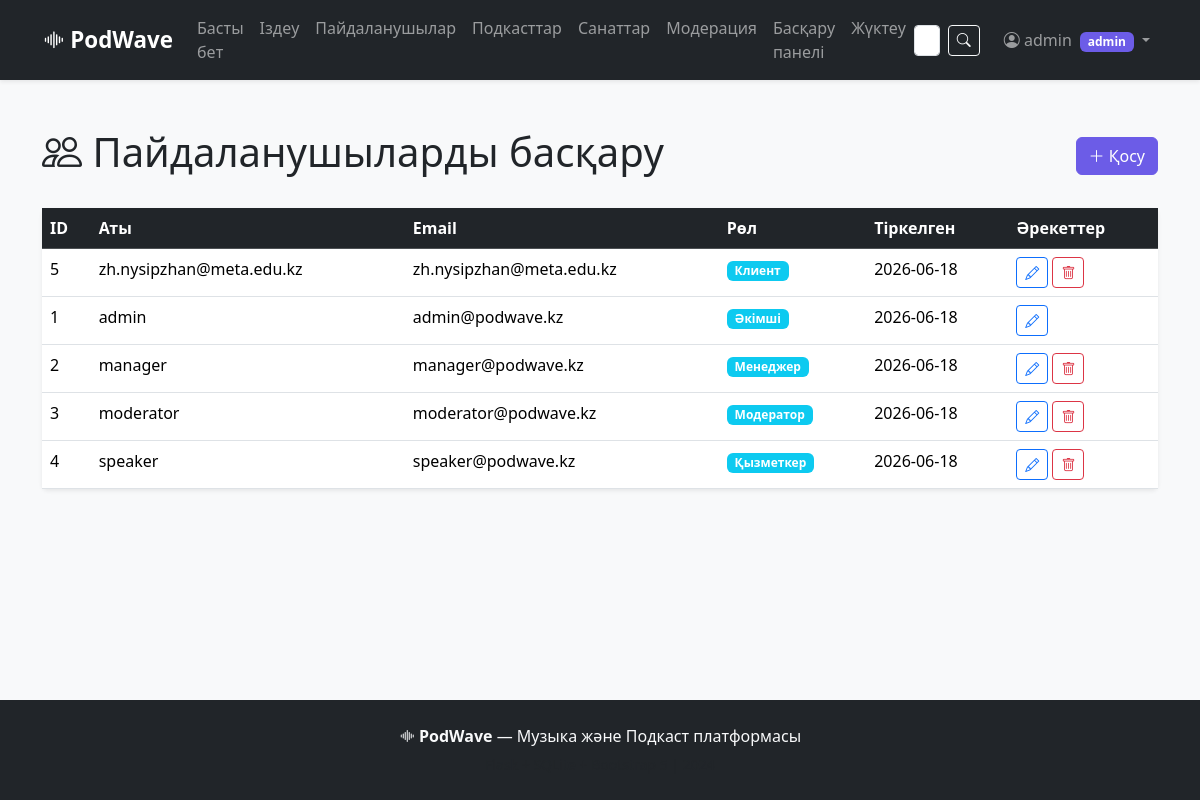
Page /admin/users (signed in) on the committed database.
### tables this page shows
CREATE TABLE users (
            id INTEGER PRIMARY KEY AUTOINCREMENT,
            username TEXT UNIQUE NOT NULL,
            email TEXT UNIQUE NOT NULL,
            password TEXT NOT NULL,
            role TEXT NOT NULL DEFAULT 'client',
            created_at TEXT NOT NULL
        );

### app.py (the view)
@app.route('/admin/users')
@role_required('admin')
def admin_users():
    db = get_db()
    users = db.execute('SELECT * FROM users ORDER BY created_at DESC').fetchall()
    return render_template('admin/users.html', users=users, roles=ROLES)

### app.py (called while the page is built)
def get_db():
    if 'db' not in g:
        g.db = sqlite3.connect(app.config['DATABASE'])
        g.db.row_factory = sqlite3.Row
        g.db.execute('PRAGMA foreign_keys = ON')
    return g.db

### templates/admin/users.html (shortened to what this page needs)
{% extends "base.html" %}
{% block content %}
<div class="container py-5">
    <div class="d-flex justify-content-between align-items-center mb-4">
        <h1><i class="bi bi-people"></i> Пайдаланушыларды басқару</h1>
        <a href="{{ url_for('admin_user_add') }}" class="btn btn-primary"><i class="bi bi-plus-lg"></i> Қосу</a>
    </div>
    <div class="card shadow-sm border-0">
        <div class="table-responsive">
            <table class="table table-hover mb-0">
                <thead class="table-dark">
                    <tr>
                        <th>ID</th>
                        <th>Аты</th>
                        <th>Email</th>
                        <th>Рөл</th>
                        <th>Тіркелген</th>
                        <th>Әрекеттер</th>
                    </tr>
                </thead>
                <tbody>
                    {% for u in users %}
                    <tr>
                        <td>{{ u.id }}</td>
                        <td>{{ u.username }}</td>
                        <td>{{ u.email }}</td>
                        <td><span class="badge bg-info">{{ roles.get(u.role, u.role) }}</span></td>
                        <td>{{ u.created_at[:10] }}</td>
                        <td>
                            <a href="{{ url_for('admin_user_edit', user_id=u.id) }}" class="btn btn-sm btn-outline-primary">
                                <i class="bi bi-pencil"></i>
                            </a>
                            {% if u.id != session.user_id %}
                            <form method="POST" action="{{ url_for('admin_user_delete', user_id=u.id) }}" class="d-inline" onsubmit="return confirm('Өшіруді растайсыз ба?')">
                                <button class="btn btn-sm btn-outline-danger"><i class="bi bi-trash"></i></button>
                            </form>
                            {% endif %}
                        </td>
                    </tr>
                    {% endfor %}
                </tbody>
            </table>
        </div>
    </div>
</div>
{% endblock %}

### templates/base.html (shortened to what this page needs)
<!DOCTYPE html>
<html lang="kk">
<head>
    <link href="https://cdn.jsdelivr.net/npm/bootstrap@5.3.3/dist/css/bootstrap.min.css" rel="stylesheet">
    <link href="https://cdn.jsdelivr.net/npm/bootstrap-icons@1.11.3/font/bootstrap-icons.min.css" rel="stylesheet">
    <link href="{{ url_for('static', filename='css/style.css') }}" rel="stylesheet">
</head>
<body>
    <nav class="navbar navbar-expand-lg navbar-dark bg-dark sticky-top shadow-sm">
        <div class="container">
            <a class="navbar-brand fw-bold" href="{{ url_for('index') }}">
                <i class="bi bi-soundwave"></i> PodWave
            </a>
            <div class="collapse navbar-collapse" id="navMain">
                <ul class="navbar-nav me-auto">
                    <li class="nav-item">
                        <a class="nav-link" href="{{ url_for('index') }}">Басты бет</a>
                    </li>
                    <li class="nav-item">
                        <a class="nav-link" href="{{ url_for('search') }}">Іздеу</a>
                    </li>
                    {% if session.get('role') == 'admin' %}
                    <li class="nav-item"><a class="nav-link" href="{{ url_for('admin_users') }}">Пайдаланушылар</a></li>
                    {% endif %}
                    {% if session.get('role') in ('manager', 'admin') %}
                    <li class="nav-item"><a class="nav-link" href="{{ url_for('manager_podcasts') }}">Подкасттар</a></li>
                    <li class="nav-item"><a class="nav-link" href="{{ url_for('manager_categories') }}">Санаттар</a></li>
                    {% endif %}
                    {% if session.get('role') in ('moderator', 'admin') %}
                    <li class="nav-item"><a class="nav-link" href="{{ url_for('moderator_pending') }}">Модерация</a></li>
                    {% endif %}
                    {% if session.get('role') in ('employee', 'admin') %}
                    <li class="nav-item"><a class="nav-link" href="{{ url_for('employee_dashboard') }}">Басқару панелі</a></li>
                    <li class="nav-item"><a class="nav-link" href="{{ url_for('employee_upload') }}">Жүктеу</a></li>
                    {% endif %}
                </ul>
                <form class="d-flex me-3" action="{{ url_for('search') }}" method="GET">
                    <input class="form-control form-control-sm me-2" type="search" name="q" placeholder="Іздеу..." aria-label="Іздеу">
                    <button class="btn btn-outline-light btn-sm" type="submit"><i class="bi bi-search"></i></button>
                </form>
                <ul class="navbar-nav">
                    {% if session.get('user_id') %}
                    <li class="nav-item dropdown">
                        <a class="nav-link dropdown-toggle" href="#" data-bs-toggle="dropdown">
                            <i class="bi bi-person-circle"></i> {{ session.username }}
                            <span class="badge bg-primary ms-1">{{ session.role }}</span>
                        </a>
                    </li>
                    {% else %}
                    <li class="nav-item"><a class="nav-link" href="{{ url_for('login') }}">Кіру</a></li>
                    <li class="nav-item"><a class="nav-link btn btn-primary btn-sm text-white ms-2 px-3" href="{{ url_for('register') }}">Тіркелу</a></li>
                    {% endif %}
                </ul>
            </div>
        </div>
    </nav>
    <main class="flex-grow-1">
        {% block content %}{% endblock %}
    </main>
    <footer class="bg-dark text-light py-4 mt-5">
        <div class="container text-center">
            <p class="mb-1"><i class="bi bi-soundwave"></i> <strong>PodWave</strong> — Музыка және Подкаст платформасы</p>
            <small class="text-muted">Flask + SQLite + Bootstrap 5 | 2024</small>
        </div>
    </footer>
</body>
</html>

### static/css/style.css (style rules this page uses)
:root { --podwave-primary: #6c5ce7; --podwave-dark: #2d3436; --podwave-gradient: linear-gradient(135deg, #6c5ce7 0%, #a29bfe 50%, #74b9ff 100%); }
body { min-height: 100vh; display: flex; flex-direction: column; background-color: #f8f9fa; }
.navbar-brand { font-size: 1.4rem; }
.btn-primary { background-color: var(--podwave-primary); border-color: var(--podwave-primary); }
.badge.bg-primary { background-color: var(--podwave-primary) !important; }
footer { margin-top: auto; }

### rows in the picture
users: id "5", username "zh.nysipzhan@meta.edu.kz", email "zh.nysipzhan@meta.edu.kz", get "Клиент", created_at "2026-06-18"
users: id "1", username "admin", email "admin@podwave.kz", get "Әкімші", created_at "2026-06-18"
users: id "2", username "manager", email "manager@podwave.kz", get "Менеджер", created_at "2026-06-18"
users: id "3", username "moderator", email "moderator@podwave.kz", get "Модератор", created_at "2026-06-18"
users: id "4", username "speaker", email "speaker@podwave.kz", get "Қызметкер", created_at "2026-06-18"

### other values in the picture
{{ session.username }} "admin"
{{ session.role }} "admin"
